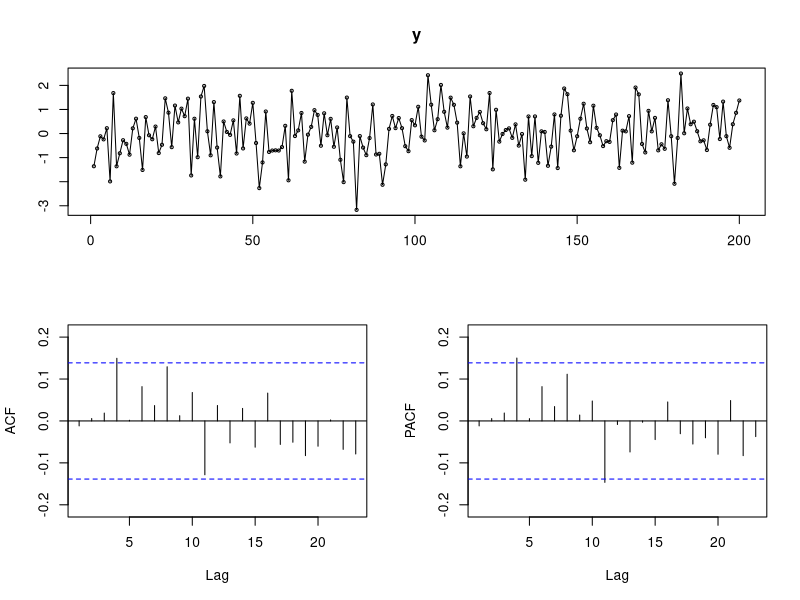
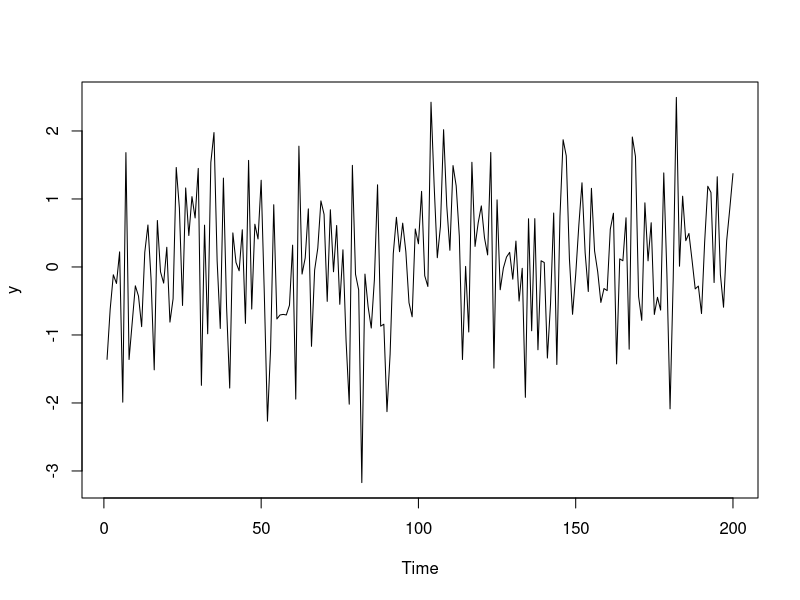
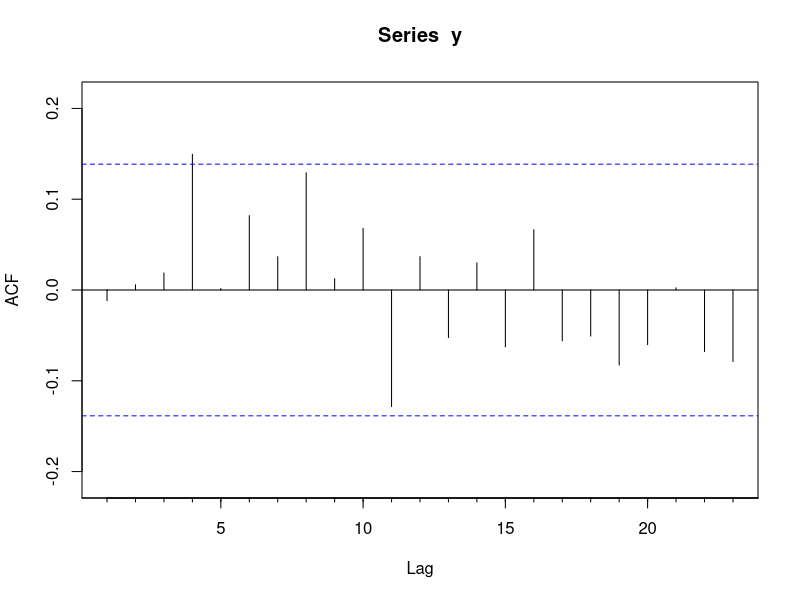
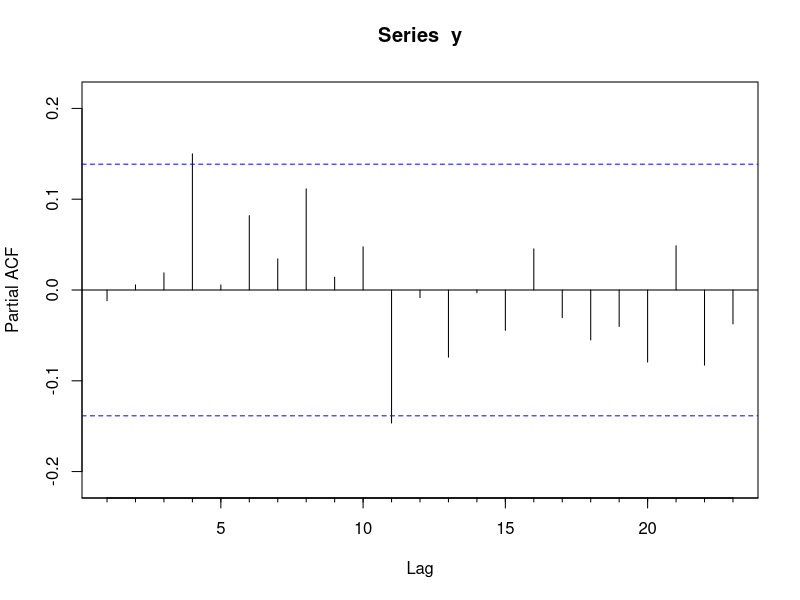
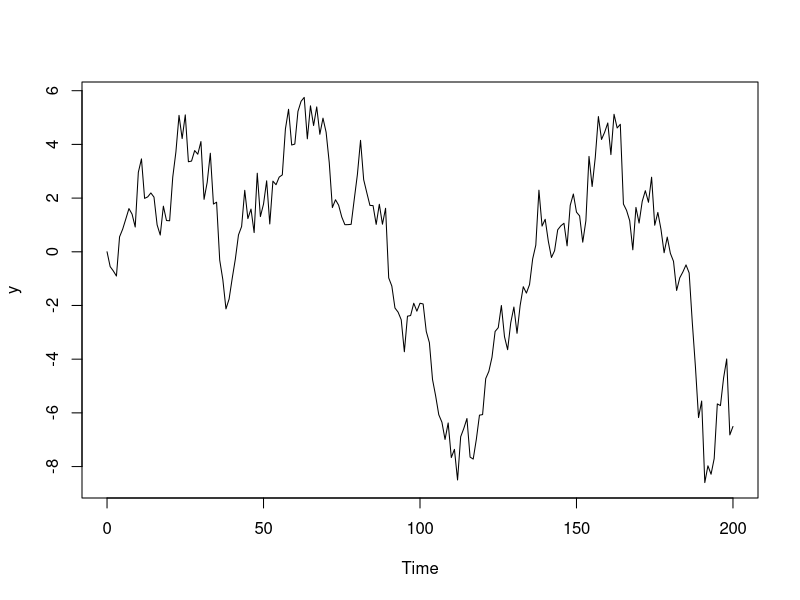
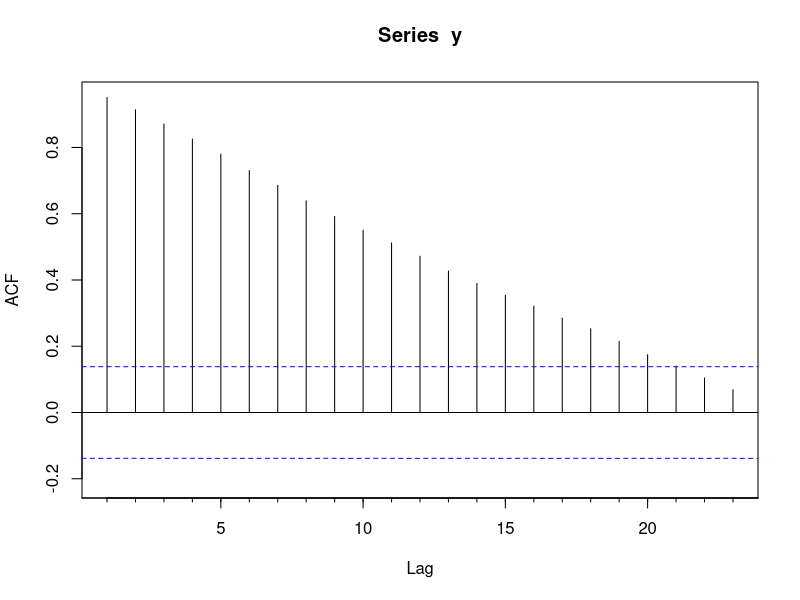
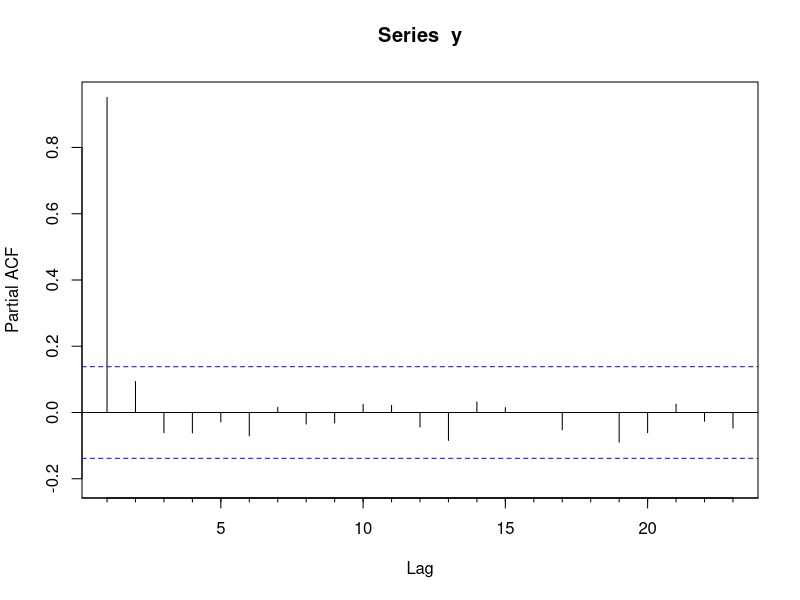
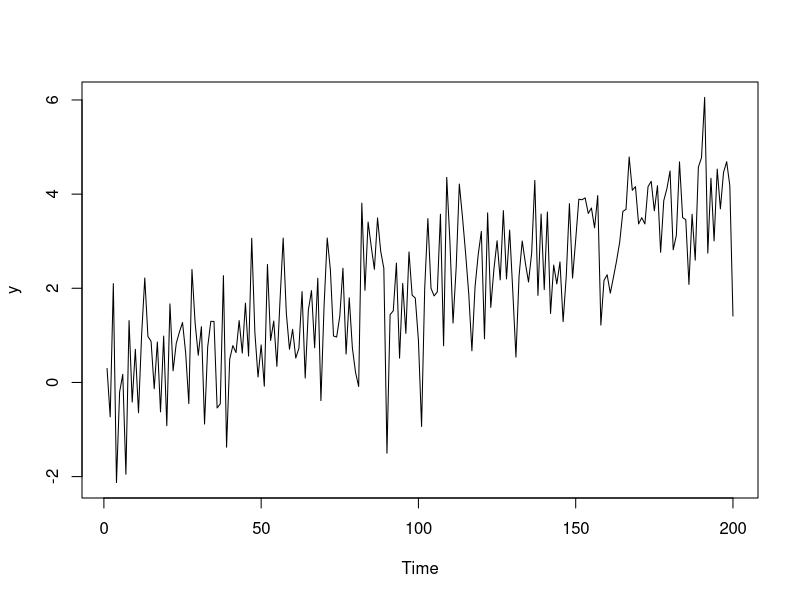

Source code (R) for these figures, in order:
library(forecast)

n <- 200

y <- arima.sim(n=n, list(order=c(0,0,0)) )
?arima.sim
tsdisplay(y)
plot(y)
Acf(y)
Pacf(y)


y <- arima.sim(n=n, list(order=c(0,1,0)) )
plot(y)
Acf(y)
Pacf(y)

y <- 0.02*(1:n)+arima.sim(n=n, list(order=c(0,0,0)) )
plot(y)
Acf(y)
Pacf(y)

y <- arima.sim(n=n, list(ar=0.7) )
plot(y)
Acf(y)
Pacf(y)

y <- arima.sim(n=n, list(ar=c(0.9,-0.5)) )
plot(y)
Acf(y)
Pacf(y)

y <- arima.sim(n=n, list(ma=0.7) )
plot(y)
Acf(y)
Pacf(y)

y <- arima.sim(n=n, list(ma=c(0.9,+0.5)) )
plot(y)
Acf(y)
Pacf(y)

y <- arima.sim(n=n, list(ar=0.7, ma=0.5) )
plot(y)
Acf(y)
Pacf(y)

